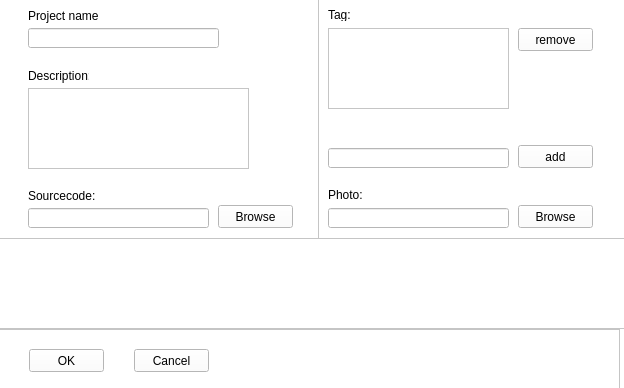
<?xml version="1.0" encoding="UTF-8"?>
<ui version="4.0">
 <class>Form</class>
 <widget class="QWidget" name="Form">
  <property name="windowModality">
   <enum>Qt::WindowModal</enum>
  </property>
  <property name="geometry">
   <rect>
    <x>0</x>
    <y>0</y>
    <width>624</width>
    <height>388</height>
   </rect>
  </property>
  <property name="minimumSize">
   <size>
    <width>624</width>
    <height>388</height>
   </size>
  </property>
  <property name="maximumSize">
   <size>
    <width>624</width>
    <height>388</height>
   </size>
  </property>
  <property name="windowTitle">
   <string>Form</string>
  </property>
  <widget class="QFrame" name="frame">
   <property name="geometry">
    <rect>
     <x>-1</x>
     <y>-1</y>
     <width>631</width>
     <height>391</height>
    </rect>
   </property>
   <property name="styleSheet">
    <string notr="true">background-color: rgb(255, 255, 255);</string>
   </property>
   <property name="frameShape">
    <enum>QFrame::StyledPanel</enum>
   </property>
   <property name="frameShadow">
    <enum>QFrame::Raised</enum>
   </property>
   <widget class="QFrame" name="frame_2">
    <property name="geometry">
     <rect>
      <x>-1</x>
      <y>-1</y>
      <width>321</width>
      <height>241</height>
     </rect>
    </property>
    <property name="frameShape">
     <enum>QFrame::StyledPanel</enum>
    </property>
    <property name="frameShadow">
     <enum>QFrame::Raised</enum>
    </property>
    <widget class="QPushButton" name="scBrowseBt">
     <property name="geometry">
      <rect>
       <x>220</x>
       <y>207</y>
       <width>75</width>
       <height>23</height>
      </rect>
     </property>
     <property name="text">
      <string>Browse</string>
     </property>
    </widget>
    <widget class="QTextEdit" name="descriptionText">
     <property name="geometry">
      <rect>
       <x>30</x>
       <y>90</y>
       <width>221</width>
       <height>81</height>
      </rect>
     </property>
    </widget>
    <widget class="QLabel" name="label_3">
     <property name="geometry">
      <rect>
       <x>30</x>
       <y>70</y>
       <width>61</width>
       <height>16</height>
      </rect>
     </property>
     <property name="text">
      <string>Description: </string>
     </property>
    </widget>
    <widget class="QLabel" name="label_2">
     <property name="geometry">
      <rect>
       <x>30</x>
       <y>10</y>
       <width>71</width>
       <height>16</height>
      </rect>
     </property>
     <property name="text">
      <string>Project name: </string>
     </property>
    </widget>
    <widget class="QLineEdit" name="sourcecodeLine">
     <property name="geometry">
      <rect>
       <x>30</x>
       <y>210</y>
       <width>181</width>
       <height>20</height>
      </rect>
     </property>
    </widget>
    <widget class="QLabel" name="label_4">
     <property name="geometry">
      <rect>
       <x>30</x>
       <y>190</y>
       <width>71</width>
       <height>16</height>
      </rect>
     </property>
     <property name="text">
      <string>Sourcecode: </string>
     </property>
    </widget>
    <widget class="QLineEdit" name="projectNameLine">
     <property name="geometry">
      <rect>
       <x>30</x>
       <y>30</y>
       <width>191</width>
       <height>20</height>
      </rect>
     </property>
    </widget>
   </widget>
   <widget class="QFrame" name="frame_3">
    <property name="geometry">
     <rect>
      <x>319</x>
      <y>-1</y>
      <width>311</width>
      <height>241</height>
     </rect>
    </property>
    <property name="frameShape">
     <enum>QFrame::StyledPanel</enum>
    </property>
    <property name="frameShadow">
     <enum>QFrame::Raised</enum>
    </property>
    <widget class="QPushButton" name="photoBrowseBt">
     <property name="geometry">
      <rect>
       <x>200</x>
       <y>207</y>
       <width>75</width>
       <height>23</height>
      </rect>
     </property>
     <property name="text">
      <string>Browse</string>
     </property>
    </widget>
    <widget class="QLabel" name="label">
     <property name="geometry">
      <rect>
       <x>10</x>
       <y>10</y>
       <width>46</width>
       <height>13</height>
      </rect>
     </property>
     <property name="text">
      <string>Tag:</string>
     </property>
    </widget>
    <widget class="QLineEdit" name="tagLine">
     <property name="geometry">
      <rect>
       <x>10</x>
       <y>150</y>
       <width>181</width>
       <height>20</height>
      </rect>
     </property>
    </widget>
    <widget class="QPushButton" name="removeBt">
     <property name="geometry">
      <rect>
       <x>200</x>
       <y>30</y>
       <width>75</width>
       <height>23</height>
      </rect>
     </property>
     <property name="text">
      <string>remove</string>
     </property>
    </widget>
    <widget class="QListView" name="list">
     <property name="geometry">
      <rect>
       <x>10</x>
       <y>30</y>
       <width>181</width>
       <height>81</height>
      </rect>
     </property>
    </widget>
    <widget class="QLineEdit" name="photosLine">
     <property name="geometry">
      <rect>
       <x>10</x>
       <y>210</y>
       <width>181</width>
       <height>20</height>
      </rect>
     </property>
    </widget>
    <widget class="QPushButton" name="addBt">
     <property name="geometry">
      <rect>
       <x>200</x>
       <y>147</y>
       <width>75</width>
       <height>23</height>
      </rect>
     </property>
     <property name="text">
      <string>add</string>
     </property>
    </widget>
    <widget class="QLabel" name="label_5">
     <property name="geometry">
      <rect>
       <x>10</x>
       <y>190</y>
       <width>46</width>
       <height>13</height>
      </rect>
     </property>
     <property name="text">
      <string>Photo:</string>
     </property>
    </widget>
   </widget>
   <widget class="QFrame" name="frame_4">
    <property name="geometry">
     <rect>
      <x>-1</x>
      <y>239</y>
      <width>631</width>
      <height>91</height>
     </rect>
    </property>
    <property name="frameShape">
     <enum>QFrame::StyledPanel</enum>
    </property>
    <property name="frameShadow">
     <enum>QFrame::Raised</enum>
    </property>
   </widget>
   <widget class="QFrame" name="frame_5">
    <property name="geometry">
     <rect>
      <x>0</x>
      <y>330</y>
      <width>621</width>
      <height>61</height>
     </rect>
    </property>
    <property name="frameShape">
     <enum>QFrame::StyledPanel</enum>
    </property>
    <property name="frameShadow">
     <enum>QFrame::Raised</enum>
    </property>
    <widget class="QPushButton" name="okBt">
     <property name="geometry">
      <rect>
       <x>30</x>
       <y>20</y>
       <width>75</width>
       <height>23</height>
      </rect>
     </property>
     <property name="text">
      <string>OK</string>
     </property>
    </widget>
    <widget class="QPushButton" name="cancelBt">
     <property name="geometry">
      <rect>
       <x>135</x>
       <y>20</y>
       <width>75</width>
       <height>23</height>
      </rect>
     </property>
     <property name="text">
      <string>Cancel</string>
     </property>
    </widget>
   </widget>
   <zorder>frame_5</zorder>
   <zorder>frame_2</zorder>
   <zorder>frame_3</zorder>
   <zorder>frame_4</zorder>
  </widget>
 </widget>
 <resources/>
 <connections/>
</ui>
